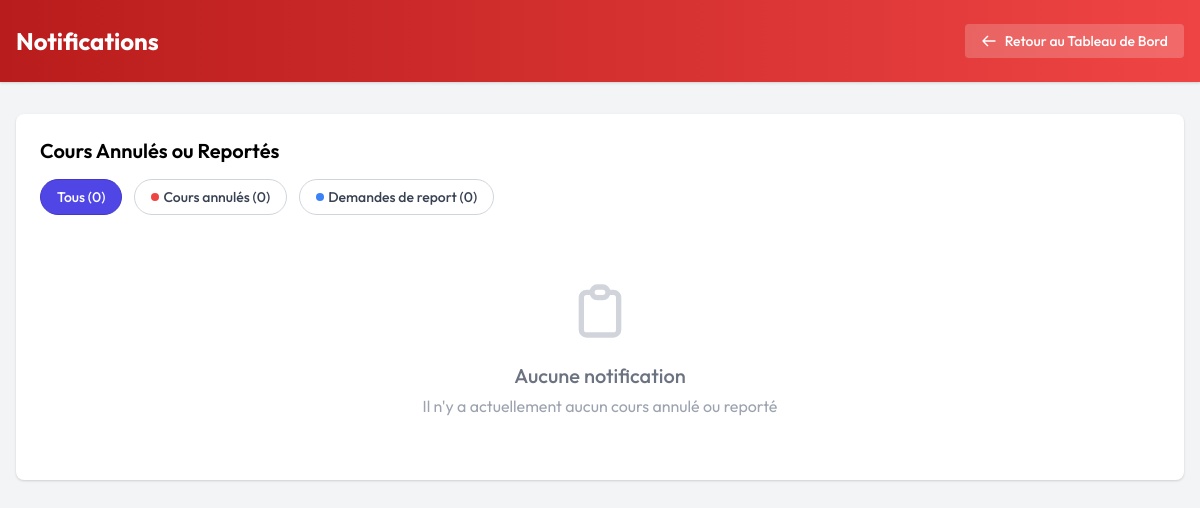
/admin/notifications.php (signed in), run on an earlier commit of the app's database.
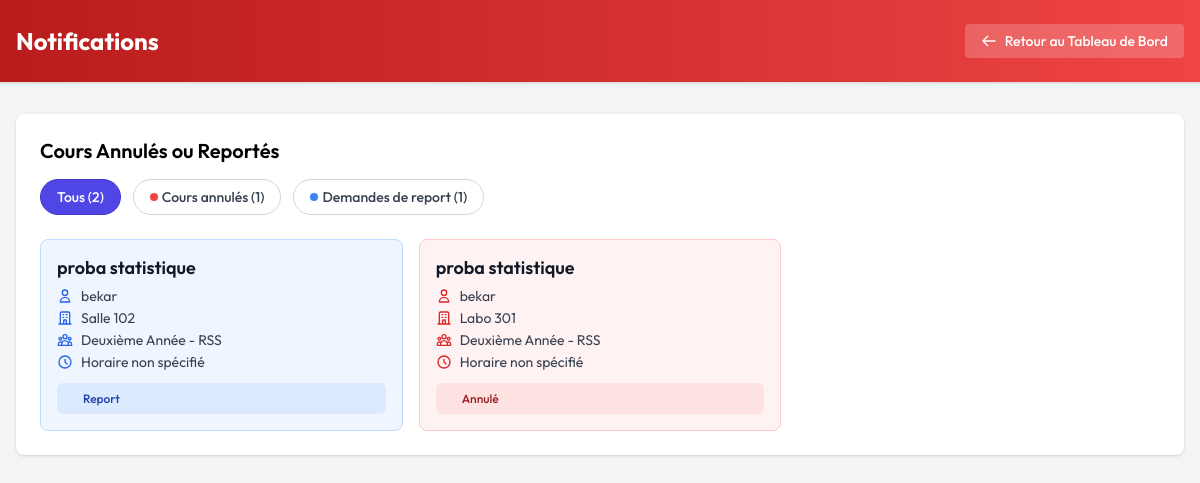
And on a later commit of the database.
### tables this page shows
CREATE TABLE `timetables` (
  `id` int NOT NULL,
  `year_id` int NOT NULL,
  `group_id` int NOT NULL,
  `day` varchar(20) NOT NULL,
  `time_slot` varchar(20) NOT NULL,
  `subject_id` int DEFAULT NULL,
  `professor_id` int DEFAULT NULL,
  `room` varchar(50) DEFAULT NULL,
  `is_published` tinyint(1) NOT NULL DEFAULT '0',
  `created_at` timestamp NULL DEFAULT CURRENT_TIMESTAMP,
  `updated_at` timestamp NULL DEFAULT CURRENT_TIMESTAMP ON UPDATE CURRENT_TIMESTAMP,
  `is_canceled` tinyint(1) NOT NULL DEFAULT '0',
  `is_reschedule` tinyint(1) NOT NULL DEFAULT '0',
  `class_type` varchar(10) DEFAULT NULL,
  `is_split` tinyint(1) NOT NULL DEFAULT '0',
  `split_type` varchar(20) DEFAULT NULL,
  `professor2_id` int DEFAULT NULL,
  `subject2_id` int DEFAULT NULL,
  `room2` varchar(50) DEFAULT NULL,
  `subgroup1` varchar(20) DEFAULT NULL,
  `subgroup2` varchar(20) DEFAULT NULL,
  `subgroup` varchar(20) DEFAULT NULL,
  `canceled_by_professors` varchar(5000) DEFAULT '',
  `rescheduled_by_professors` varchar(5000) DEFAULT ''
);

CREATE TABLE `subjects` (
  `id` int NOT NULL,
  `name` varchar(100) NOT NULL
);

CREATE TABLE `users` (
  `id` int NOT NULL,
  `name` varchar(100) NOT NULL,
  `email` varchar(100) NOT NULL,
  `password` varchar(255) NOT NULL,
  `role` enum('admin','student','professor') NOT NULL,
  `group_id` int DEFAULT NULL,
  `created_at` timestamp NULL DEFAULT CURRENT_TIMESTAMP
);

CREATE TABLE `years` (
  `id` int NOT NULL,
  `name` varchar(50) NOT NULL
);

CREATE TABLE `groups` (
  `id` int NOT NULL,
  `year_id` int NOT NULL,
  `name` varchar(50) NOT NULL
);

### admin/notifications.php (the view, shortened to what this page needs)
<?php
require_once '../core/db.php';
$filter = isset($_GET['filter']) ? $_GET['filter'] : 'all';
try {
    $query = "
        SELECT t.id, s.name as subject, t.day, t.time_slot, t.is_canceled, t.is_reschedule,
            u.name as professor_name, y.name as year, g.name as group_name, t.room, t.professor_id
        FROM timetables t
        JOIN users u ON t.professor_id = u.id
        JOIN years y ON t.year_id = y.id
        JOIN `groups` g ON t.group_id = g.id
        JOIN subjects s ON t.subject_id = s.id
        WHERE ";
    if ($filter === 'canceled') {
        $query .= "t.is_canceled = 1 ";
    } elseif ($filter === 'rescheduled') {
        $query .= "t.is_reschedule = 1 ";
    } else {
        $query .= "(t.is_canceled = 1 OR t.is_reschedule = 1) ";
    }
    $query .= "ORDER BY t.professor_id ASC, t.day ASC, t.time_slot ASC";
    $stmt = $pdo->prepare($query);
    $stmt->execute();
    $notifications = $stmt->fetchAll(PDO::FETCH_ASSOC);
    $days = ['Lundi', 'Mardi', 'Mercredi', 'Jeudi', 'Vendredi'];
    $time_slots = [
        1 => '8h-10h',
        2 => '10h-12h',
        3 => '12h-14h',
        4 => '14h-16h',
        5 => '16h-18h',
        6 => '18h-20h'
    ];
    $totalStmt = $pdo->query("
        SELECT
            SUM(CASE WHEN is_canceled = 1 THEN 1 ELSE 0 END) as canceled_count,
            SUM(CASE WHEN is_reschedule = 1 THEN 1 ELSE 0 END) as reschedule_count
        FROM timetables
        WHERE is_canceled = 1 OR is_reschedule = 1
    ");
    $totalCounts = $totalStmt->fetch(PDO::FETCH_ASSOC);
    $totalCanceledCount = $totalCounts['canceled_count'] ?? 0;
    $totalRescheduledCount = $totalCounts['reschedule_count'] ?? 0;
} catch (PDOException $e) {
    error_log("Erreur de base de données dans notifications.php: " . $e->getMessage());
    $notifications = [];
    $canceledCount = 0;
    $rescheduledCount = 0;
    $totalCanceledCount = 0;
    $totalRescheduledCount = 0;
}
?>
<!DOCTYPE html>
<html lang="fr">
<head>
    <link rel="stylesheet" href="../assets/css/pages/notifications.css">
    <link rel="stylesheet" href="../assets/css/style.css">
</head>
<body>
    <header>
        <div class="header-container">
            <div class="header-content">
                <h1 class="header-title">Notifications</h1>
                <a href="../admin/index.php" class="back-button">
                    <svg xmlns="http://www.w3.org/2000/svg" fill="none" viewBox="0 0 24 24" stroke="currentColor">
                        <path stroke-linecap="round" stroke-linejoin="round" stroke-width="2" d="M10 19l-7-7m0 0l7-7m-7 7h18" />
                    </svg>
                    Retour au Tableau de Bord
                </a>
            </div>
        </div>
    </header>
    <main>
        <div class="content-card">
            <h2 class="content-title">Cours Annulés ou Reportés</h2>
            <div class="filter-container">
                <a href="?filter=all" class="filter-pill <?php echo $filter === 'all' ? 'active-all' : 'inactive'; ?>">
                    Tous (<?php echo $totalCanceledCount + $totalRescheduledCount; ?>)
                </a>
                <a href="?filter=canceled" class="filter-pill <?php echo $filter === 'canceled' ? 'active-canceled' : 'inactive'; ?>">
                    <span class="status-dot status-dot-red"></span>
                    Cours annulés (<?php echo $totalCanceledCount; ?>)
                </a>
                <a href="?filter=rescheduled" class="filter-pill <?php echo $filter === 'rescheduled' ? 'active-rescheduled' : 'inactive'; ?>">
                    <span class="status-dot status-dot-blue"></span>
                    Demandes de report (<?php echo $totalRescheduledCount; ?>)
                </a>
            </div>
            <?php if (empty($notifications)): ?>
            <div class="empty-state">
                <svg xmlns="http://www.w3.org/2000/svg" fill="none" viewBox="0 0 24 24" stroke="currentColor">
                    <path stroke-linecap="round" stroke-linejoin="round" stroke-width="2" d="M9 5H7a2 2 0 00-2 2v12a2 2 0 002 2h10a2 2 0 002-2V7a2 2 0 00-2-2h-2M9 5a2 2 0 002 2h2a2 2 0 002-2M9 5a2 2 0 012-2h2a2 2 0 012 2" />
                </svg>
                <h3>Aucune notification</h3>
                <p>
                    <?php
                        if ($filter === 'canceled') {
                            echo "Il n'y a actuellement aucun cours annulé";
                        } else if ($filter === 'rescheduled') {
                            echo "Il n'y a actuellement aucune demande de report";
                        } else {
                            echo "Il n'y a actuellement aucun cours annulé ou reporté";
                        }
                    ?>
                </p>
            </div>
            <?php else: ?>
            <div class="notification-grid">
                <?php
                $canceledClasses = [];
                $rescheduledClasses = [];
                foreach ($notifications as $notification) {
                    if ($filter === 'all') {
                        if ($notification['is_canceled'] == 1) {
                            $canceledClasses[] = $notification;
                        }
                        if ($notification['is_reschedule'] == 1) {
                            $rescheduledClasses[] = $notification;
                        }
                    }
                }
                $displayNotifications = array_merge($rescheduledClasses, $canceledClasses);
                foreach ($displayNotifications as $notification):
                    if ($notification['is_reschedule'] == 1) {
                        $cardColor = 'blue';
                        $iconColor = 'blue';
                        $status = 'Report';
                        $statusColor = 'blue';
                    } else if ($notification['is_canceled'] == 1) {
                        $cardColor = 'red';
                        $iconColor = 'red';
                        $status = 'Annulé';
                        $statusColor = 'red';
                    }
                    $redirectUrl = "timetable_management.php?year=" . urlencode($notification['year']) . "&group=" . urlencode($notification['group_name']);
                ?>
                    <a href="<?php echo $redirectUrl; ?>" class="notification-card <?php echo $cardColor; ?>">
                        <h3 class="notification-title"><?php echo htmlspecialchars($notification['subject']); ?></h3>
                        <div class="notification-details">
                            <div class="detail-row <?php echo $iconColor; ?>">
                                <svg xmlns="http://www.w3.org/2000/svg" fill="none" viewBox="0 0 24 24" stroke="currentColor">
                                    <path stroke-linecap="round" stroke-linejoin="round" stroke-width="2" d="M16 7a4 4 0 11-8 0 4 4 0 018 0zM12 14a7 7 0 00-7 7h14a7 7 0 00-7-7z" />
                                </svg>
                                <span><?php echo htmlspecialchars($notification['professor_name']); ?></span>
                            </div>
                            <div class="detail-row <?php echo $iconColor; ?>">
                                <svg xmlns="http://www.w3.org/2000/svg" fill="none" viewBox="0 0 24 24" stroke="currentColor">
                                    <path stroke-linecap="round" stroke-linejoin="round" stroke-width="2" d="M19 21V5a2 2 0 00-2-2H7a2 2 0 00-2 2v16m14 0h2m-2 0h-5m-9 0H3m2 0h5M9 7h1m-1 4h1m4-4h1m-1 4h1m-5 10v-5a1 1 0 011-1h2a1 1 0 011 1v5m-4 0h4" />
                                </svg>
                                <span><?php echo htmlspecialchars($notification['room']); ?></span>
                            </div>
                            <div class="detail-row <?php echo $iconColor; ?>">
                                <span><?php echo htmlspecialchars($notification['year'] . ' - ' . $notification['group_name']); ?></span>
                            </div>
                            <div class="detail-row <?php echo $iconColor; ?>">
                                <svg xmlns="http://www.w3.org/2000/svg" fill="none" viewBox="0 0 24 24" stroke="currentColor">
                                    <path stroke-linecap="round" stroke-linejoin="round" stroke-width="2" d="M12 8v4l3 3m6-3a9 9 0 11-18 0 9 9 0 0118 0z" />
                                </svg>
                                <span>
                                    <?php
                                    $dayIndex = (int)$notification['day'] - 1;
                                    $timeSlotIndex = (int)$notification['time_slot'];
                                    if ($dayIndex >= 0 && $dayIndex < count($days) && isset($time_slots[$timeSlotIndex])) {
                                        echo $days[$dayIndex] . ', ' . $time_slots[$timeSlotIndex];
                                    } else {
                                        echo "Horaire non spécifié";
                                    }
                                    ?>
                                </span>
                            </div>
                            <span class="status-badge <?php echo $statusColor; ?>">
                                <?php echo $status; ?>
                            </span>
                        </div>
                    </a>
                <?php endforeach; ?>
            </div>
            <?php endif; ?>
        </div>
    </main>
</body>
</html>

### assets/css/pages/notifications.css (style rules this page uses)
* { box-sizing: border-box; }
body { background-color: #f3f4f6; min-height: 100vh; margin: 0; }
header { background: linear-gradient(to right, #b91c1c, #ef4444); color: #ffffff; box-shadow: 0 1px 3px 0 rgba(0, 0, 0, 0.1), 0 1px 2px 0 rgba(0, 0, 0, 0.06); }
.header-container { max-width: 1280px; margin: 0 auto; padding: 1.5rem 1rem; }
.header-content { display: flex; justify-content: space-between; align-items: center; }
.header-title { font-size: 1.5rem; font-weight: 700; margin: 0; }
.back-button { background-color: rgba(255, 255, 255, 0.2); color: #ffffff; font-weight: 500; padding: 0.5rem 1rem; border-radius: 0.25rem; transition: background-color 0.3s; font-size: 0.875rem; display: flex; align-items: center; text-decoration: none; border: none; cursor: pointer; }
.back-button svg { height: 1rem; width: 1rem; margin-right: 0.5rem; }
main { max-width: 1280px; margin: 0 auto; padding: 2rem 1rem; }
.content-card { background-color: #ffffff; border-radius: 0.5rem; box-shadow: 0 1px 3px 0 rgba(0, 0, 0, 0.1), 0 1px 2px 0 rgba(0, 0, 0, 0.06); padding: 1.5rem; margin-bottom: 2rem; }
.content-title { font-size: 1.25rem; font-weight: 600; margin-bottom: 1rem; }
.filter-container { display: flex; flex-wrap: wrap; gap: 0.75rem; margin-bottom: 1.5rem; }
.filter-pill { padding: 0.5rem 1rem; border-radius: 9999px; border: 1px solid; font-weight: 500; font-size: 0.875rem; text-decoration: none; transition: all 0.2s ease; display: inline-flex; align-items: center; }
.filter-pill.active-all { background-color: #4f46e5; color: #ffffff; border-color: #4338ca; }
.filter-pill.inactive { background-color: #ffffff; color: #374151; border-color: #d1d5db; }
.status-dot { width: 0.5rem; height: 0.5rem; border-radius: 9999px; display: inline-block; margin-right: 0.25rem; }
.status-dot-red { background-color: #ef4444; }
.status-dot-blue { background-color: #3b82f6; }
.notification-grid { display: grid; grid-template-columns: 1fr; gap: 1rem; }
@media (min-width: 768px) { .notification-grid { grid-template-columns: repeat(2, 1fr); } }
@media (min-width: 1024px) { .notification-grid { grid-template-columns: repeat(3, 1fr); } }
.notification-card { border-radius: 0.5rem; padding: 1rem; display: block; text-decoration: none; transition: transform 0.3s ease, box-shadow 0.3s ease; cursor: pointer; border: 1px solid; }
.notification-card.blue { background-color: #eff6ff; border-color: #bfdbfe; }
.notification-card.red { background-color: #fef2f2; border-color: #fecaca; }
.notification-title { font-weight: 600; font-size: 1.125rem; margin: 0 0 0.5rem; color: #111827; }
.notification-details { margin-top: 0.5rem; display: flex; flex-direction: column; gap: 0.25rem; }
.detail-row { display: flex; align-items: center; }
.detail-row svg { height: 1rem; width: 1rem; margin-right: 0.5rem; }
.detail-row.blue svg { color: #2563eb; }
.detail-row.red svg { color: #dc2626; }
.detail-row span { font-size: 0.875rem; color: #374151; }
.status-badge { display: inline-flex; align-items: center; padding: 0.5rem 1.625rem; border-radius: 6px; font-size: 0.75rem; font-weight: 500; margin-top: 0.5rem; }
.status-badge.blue { background-color: #dbeafe; color: #1e40af; }
.status-badge.red { background-color: #fee2e2; color: #991b1b; }
.empty-state { text-align: center; padding: 2.5rem 0; }
.empty-state svg { height: 4rem; width: 4rem; margin: 0 auto 1rem; color: #d1d5db; }
.empty-state h3 { font-size: 1.25rem; font-weight: 500; color: #6b7280; margin: 0 0 0.5rem; }
.empty-state p { color: #9ca3af; margin: 0; }

### assets/css/style.css (style rules this page uses)
* { box-sizing: border-box; margin: 0; padding: 0; }
body { font-family: "Outfit", sans-serif; -webkit-font-smoothing: antialiased; -moz-osx-font-smoothing: grayscale; }
a { text-decoration: none; color: inherit; }

What changed in the data, as far as the page shows it:
added timetables: subject.name "proba statistique", professor.name "bekar", room "Salle 102", year.name "Deuxième Année - RSS", day "Horaire non spécifié", is_reschedule "Report"
added timetables: subject.name "proba statistique", professor.name "bekar", room "Labo 301", year.name "Deuxième Année - RSS", day "Horaire non spécifié", is_canceled "Annulé"
Also different on the page:
$totalCanceledCount + $totalRescheduledCount: "0" → "2"
$totalCanceledCount: "0" → "1"
$totalRescheduledCount: "0" → "1"
text no longer shown: "Aucune notification Il n'y a actuellement aucun cours annulé ou reporté"
